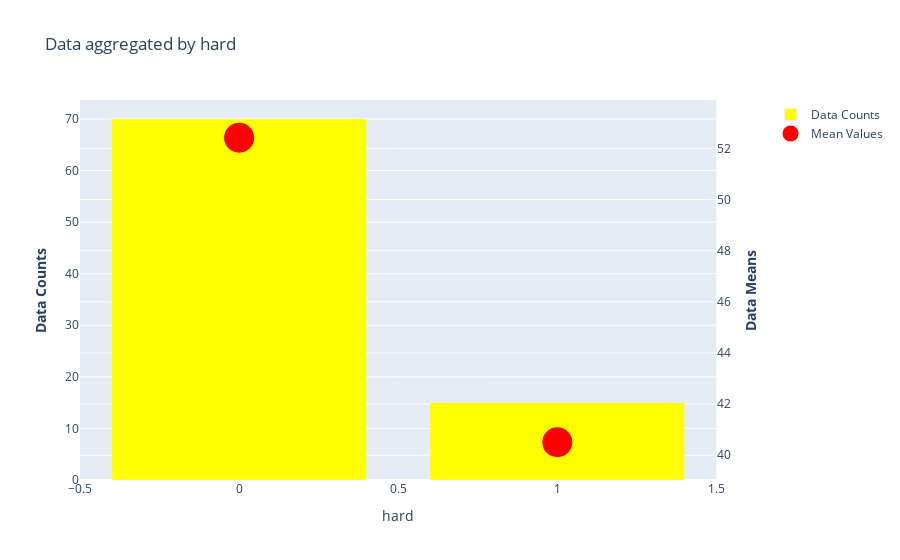

Notebook code cell kept with this figure:
### Markdown cell above
Crisped-rise-wafer did well in market research.

### Hard

### Code cell
plots.investigate_categoric_variable(df_candy, response, ['hard'], ["Unknown"])

### Figure 1 — Plotly figure (JSON) as saved in the notebook; plotly's stock layout.template omitted (floating-point values rounded to 4 significant figures)
{"data": [{"marker": {"color": "yellow"}, "name": "Data Counts", "type": "bar", "x": [0, 1], "xaxis": "x", "y": [70, 15], "yaxis": "y"}, {"marker": {"color": "red", "size": 30}, "mode": "markers", "name": "Mean Values", "type": "scatter", "x": [0, 1], "xaxis": "x", "y": [52.42, 40.51], "yaxis": "y2"}], "layout": {"title": {"text": "Data aggregated by hard"}, "xaxis": {"anchor": "y", "domain": [0, 0.94], "title": {"text": "hard"}}, "yaxis": {"anchor": "x", "domain": [0, 1], "title": {"text": "<b>Data Counts</b>"}}, "yaxis2": {"anchor": "x", "overlaying": "y", "side": "right", "title": {"text": "<b>Data Means</b>"}}}}
